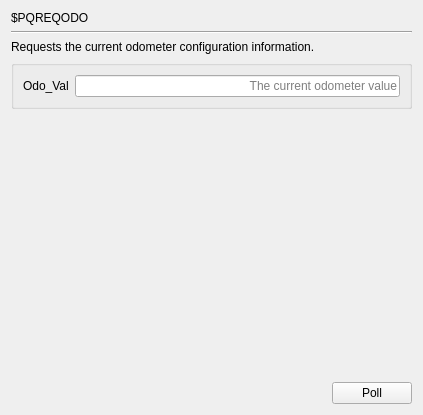
     <widget class="QWidget" name="page_PQREQODO">
      <layout class="QGridLayout" name="gridLayout_259">
       <item row="0" column="0">
        <widget class="QLabel" name="label_547">
         <property name="text">
          <string>$PQREQODO</string>
         </property>
        </widget>
       </item>
       <item row="1" column="0" colspan="2">
        <widget class="Line" name="line_140">
         <property name="orientation">
          <enum>Qt::Horizontal</enum>
         </property>
        </widget>
       </item>
       <item row="2" column="0" colspan="2">
        <widget class="QLabel" name="label_548">
         <property name="text">
          <string>Requests the current odometer configuration information.</string>
         </property>
        </widget>
       </item>
       <item row="3" column="0" colspan="2">
        <widget class="QGroupBox" name="groupBox_120">
         <property name="title">
          <string/>
         </property>
         <layout class="QGridLayout" name="gridLayout_260">
          <item row="0" column="0">
           <widget class="QLabel" name="label_549">
            <property name="text">
             <string>Odo_Val</string>
            </property>
           </widget>
          </item>
          <item row="0" column="1">
           <widget class="QLineEdit" name="lineEdit_PQREQODO">
            <property name="alignment">
             <set>Qt::AlignRight|Qt::AlignTrailing|Qt::AlignVCenter</set>
            </property>
            <property name="readOnly">
             <bool>true</bool>
            </property>
            <property name="placeholderText">
             <string>The current odometer value</string>
            </property>
           </widget>
          </item>
         </layout>
        </widget>
       </item>
       <item row="4" column="1">
        <spacer name="verticalSpacer_140">
         <property name="orientation">
          <enum>Qt::Vertical</enum>
         </property>
         <property name="sizeHint" stdset="0">
          <size>
           <width>20</width>
           <height>267</height>
          </size>
         </property>
        </spacer>
       </item>
       <item row="5" column="0">
        <spacer name="horizontalSpacer_140">
         <property name="orientation">
          <enum>Qt::Horizontal</enum>
         </property>
         <property name="sizeHint" stdset="0">
          <size>
           <width>315</width>
           <height>20</height>
          </size>
         </property>
        </spacer>
       </item>
       <item row="5" column="1">
        <widget class="QPushButton" name="poll_PQREQODO">
         <property name="text">
          <string>Poll</string>
         </property>
        </widget>
       </item>
      </layout>
     </widget>
